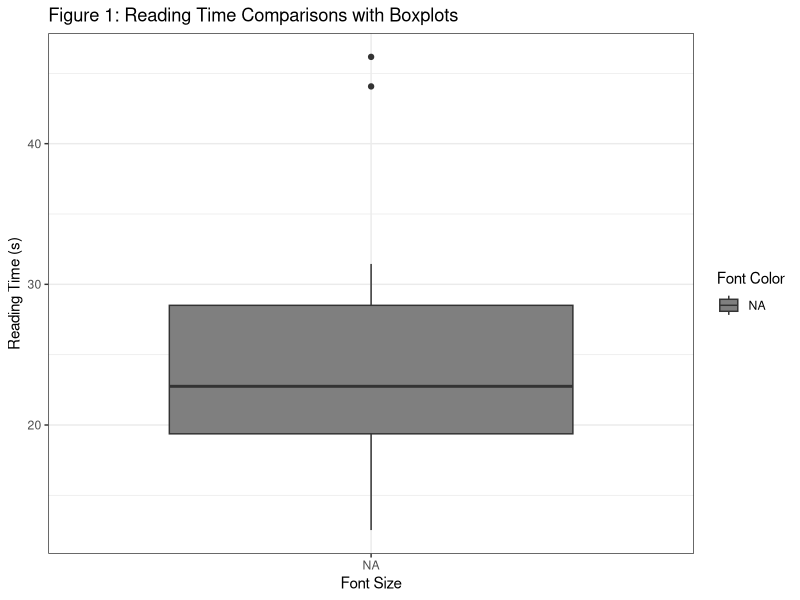

This figure's R source: (Note: this script raises an error after producing the figure.)
## ---- chunk 1
knitr::opts_chunk$set(message = FALSE)
knitr::opts_chunk$set(warning = FALSE)
knitr::opts_chunk$set(error = FALSE)

## ---- chunk 2
library(car)
library(emmeans)
library(tidyverse)
library(knitr)
library(broom)

## ---- chunk 3
# randomizing assignments
set.seed(21)

text_settings <- c("black, small", "black, medium", "black, large",
                   "red, small", "red, medium", "red, large",
                   "green, small", "green, medium", "green, large")

treatments <- rep(text_settings, each = 6)

sample(treatments)

## ---- chunk 4
# get factors in their own columns
# font color levels (highest to lowest contrast against white background): black (-1), red (0), green (1)
# font size levels (smallest to largest font): small (-1), medium (0), large (1)
data <- read.csv("Final_Data.csv")

read_speed <- data |>
  mutate("Font Color" = factor(Text.Settings,
                               levels = c("black, small", "black, medium", "black, large",
                                          "red, small", "red, medium", "red, large",
                                          "green, small", "green, medium", "green, large"),
                               labels = rep(c("Black", "Red", "Green"), each = 3)),
         "Font Size" = factor(Text.Settings,
                              levels = c("black, small", "black, medium", "black, large",
                                          "red, small", "red, medium", "red, large",
                                          "green, small", "green, medium", "green, large"),
                              labels = rep(c("Small", "Medium", "Large"), times = 3))) |>
  rename("Time" = Time..s.) |>
  select(`Font Size`, `Font Color`, `Time`)

kable(head(read_speed, n = 9),
      caption = "Reading Time by Factors Data Collection")

## ---- chunk 5
# get key summary stats of our data
summary_stats <- read_speed |>
  group_by(`Font Size`, `Font Color`) |>
  summarise(Mean = round(mean(Time), 2),
            SD = round(sd(Time), 2),
            N = n())

kable(summary_stats,
      col.names = c("Font Size", "Font Color", "Mean (s)", "SD (s)", "N"),
      caption = "Summary Statistics of Reading Time by Treatment Group")

## ---- chunk 6
# boxplots to compare means
ggplot(read_speed, aes(x = `Font Size`,
                       y = `Time`,
                       fill = `Font Color`)) +
  scale_fill_manual(values = c("darkgray", "red", "green")) +
  geom_boxplot() + 
  labs(y = "Reading Time (s)",
       title = "Figure 1: Reading Time Comparisons with Boxplots") +
  theme_bw()

## ---- chunk 7
# remove outliers based on box plot
outliers_sr <- read_speed |>
  filter(`Font Size` == "Small", `Font Color` == "Red")

q1_sr <- quantile(outliers_sr$Time, 0.25)
q3_sr <- quantile(outliers_sr$Time, 0.75)
iqr_sr <- q3_sr - q1_sr

read_speed1 <- outliers_sr |>
  filter(Time <= (q1_sr - (1.5 * iqr_sr)) | Time >= (q3_sr + (1.5 * iqr_sr)))

outliers_sg <- read_speed |>
  filter(`Font Size` == "Small", `Font Color` == "Green")

q1_sg <- quantile(outliers_sg$Time, 0.25)
q3_sg <- quantile(outliers_sg$Time, 0.75)
iqr_sg <- q3_sg - q1_sg

read_speed2 <- outliers_sg |>
  filter(Time <= (q1_sg - (1.5 * iqr_sg)) | Time >= (q3_sg + (1.5 * iqr_sg)))

outliers_mg <- read_speed |>
  filter(`Font Size` == "Medium", `Font Color` == "Green")

q1_mg <- quantile(outliers_mg$Time, 0.25)
q3_mg <- quantile(outliers_mg$Time, 0.75)
iqr_mg <- q3_mg - q1_mg

read_speed3 <- outliers_mg |>
  filter(Time <= (q1_mg - (1.5 * iqr_mg)) | Time >= (q3_mg + (1.5 * iqr_mg)))

read_speed_clean <- read_speed |>
  filter(Time != read_speed1$Time,
         Time != read_speed2$Time[1],
         Time != read_speed2$Time[2],
         Time != read_speed3$Time)

# read_speed_clean

# new boxplot w/o outliers
ggplot(read_speed_clean, aes(x = `Font Size`,
                       y = `Time`,
                       fill = `Font Color`)) +
  scale_fill_manual(values = c("darkgray", "red", "green")) +
  geom_boxplot() + 
  labs(y = "Reading Time (s)",
       title = "Figure 2: Reading Time Comparisons with Boxplots No Outliers") +
  theme_bw()
## ---- chunk 8
# interaction plot
summary_stats_clean <- read_speed_clean |>
  group_by(`Font Size`, `Font Color`) |>
  summarise(Mean = round(mean(Time), 2),
            SD = round(sd(Time), 2),
            N = n())

ggplot(summary_stats_clean, aes(x = `Font Size`,
                          y = Mean,
                          color = `Font Color`,
                          group = `Font Color`)) +
  scale_color_manual(values = c("black", "red", "green")) +
  geom_point() +
  geom_line() +
  labs(y = "Mean Reading Time (s)",
       title = "Figure 3: Interaction Plot of Font Size and Font Color") + 
  theme_bw()

## ---- chunk 9
# generate ANOVA table
anova <- aov(`Time` ~ `Font Size` * `Font Color`, read_speed_clean)

kable(tidy(anova),
      digits = 3,
      col.names = c("Sources of Variation", "degrees of freedom", "Sum of Squares", "Mean Square", "F", "p-value"),
      caption = "ANOVA Table")
